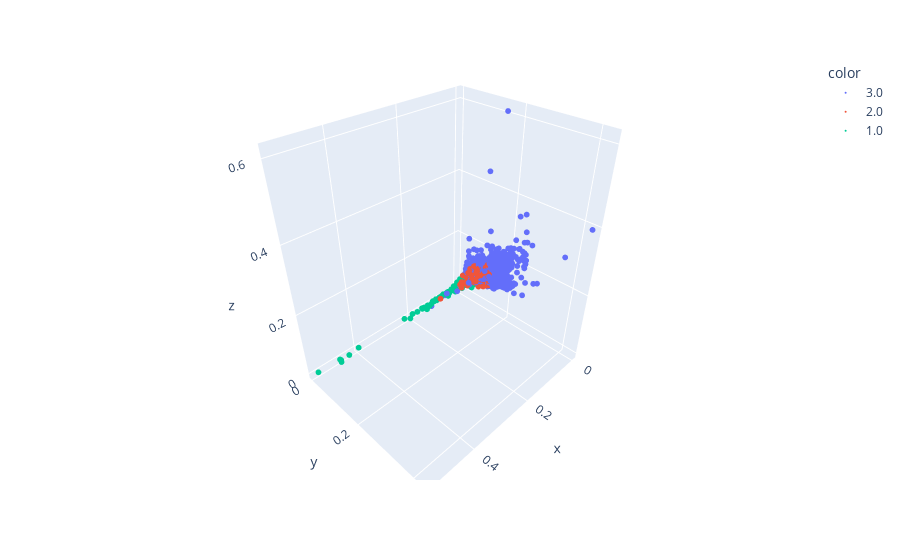

Notebook code for this chart:
### Code cell
fig_44 = px.scatter_3d(x=thyroid[:,16], y=thyroid[:,18], z=thyroid[:,20], color=thyroid[:,21].astype(str))
fig_44.update_traces(marker=dict(size=2))
fig_44.show()

### Figure 1 — Plotly figure (JSON) as saved in the notebook; plotly's stock layout.template omitted (floating-point values rounded to 4 significant figures; data arrays with more than 128 entries replaced by an {"elided": "..."} marker saying what was removed)
{"data": [{"hovertemplate": "color=3.0<br>x=%{x}<br>y=%{y}<br>z=%{z}<extra></extra>", "legendgroup": "3.0", "marker": {"color": "#636efa", "size": 2, "symbol": "circle"}, "mode": "markers", "name": "3.0", "scene": "scene", "showlegend": true, "type": "scatter3d", "x": {"elided": "3488 float values"}, "y": {"elided": "3488 float values"}, "z": {"elided": "3488 float values"}}, {"hovertemplate": "color=2.0<br>x=%{x}<br>y=%{y}<br>z=%{z}<extra></extra>", "legendgroup": "2.0", "marker": {"color": "#EF553B", "size": 2, "symbol": "circle"}, "mode": "markers", "name": "2.0", "scene": "scene", "showlegend": true, "type": "scatter3d", "x": {"elided": "191 float values"}, "y": {"elided": "191 float values"}, "z": {"elided": "191 float values"}}, {"hovertemplate": "color=1.0<br>x=%{x}<br>y=%{y}<br>z=%{z}<extra></extra>", "legendgroup": "1.0", "marker": {"color": "#00cc96", "size": 2, "symbol": "circle"}, "mode": "markers", "name": "1.0", "scene": "scene", "showlegend": true, "type": "scatter3d", "x": [0.061, 0.025, 0.047, 0.07, 0.031, 0.025, 0.024, 0.026, 0.042, 0.00809, 0.02, 0.098, 0.021, 0.029, 0.023, 0.065, 0.012, 0.1, 0.036, 0.01, 0.109, 0.126, 0.043, 0.082, 0.0097, 0.16, 0.031, 0.151, 0.098, 0.051, 0.045, 0.139, 0.183, 0.055, 0.0062, 0.151, 0.472, 0.23, 0.022, 0.024, 0.06, 0.047, 0.0068, 0.108, 0.188, 0.0305, 0.046, 0.017, 0.468, 0.103, 0.013, 0.055, 0.022, 0.236, 0.478, 0.042, 0.044, 0.026, 0.07, 0.055, 0.044, 0.183, 0.53, 0.018, 0.0067, 0.178, 0.165, 0.054, 0.035, 0.16, 0.025, 0.043, 0.44, 0.4, 0.103, 0.023, 0.01029, 0.086, 0.199, 0.099, 0.034, 0.058, 0.145, 0.028, 0.08, 0.042, 0.025, 0.117, 0.089, 0.038, 0.041, 0.06, 0.052], "y": [0.013, 0.05, 0.052, 0.0029, 0.013, 0.039, 0.003, 0.006, 0.0048, 0.059, 0.051, 0.029, 0.053, 0.047, 0.033, 0.028, 0.071, 0.01, 0.023, 0.084, 0.003, 0.039, 0.014, 0.0058, 0.037, 0.0095, 0.046, 0.032, 0.0058, 0.012, 0.039, 0.036, 0.014, 0.015, 0.051, 0.042, 0.034, 0.036, 0.004, 0.063, 0.014, 0.002, 0.044, 0.014, 0.063, 0.032, 0.048, 0.035, 0.021, 0.031, 0.075, 0.015, 0.071, 0.016, 0.045, 0.06, 0.059, 0.089, 0.063, 0.045, 0.066, 0.045, 0.01, 0.068, 0.03375, 0.063, 0.017, 0.05, 0.042, 0.011, 0.01, 0.03375, 0.024, 0.011, 0.065, 0.05, 0.068, 0.027, 0.01, 0.012, 0.052, 0.025, 0.019, 0.033, 0.041, 0.018, 0.031, 0.017, 0.01, 0.037, 0.048, 0.013, 0.028], "z": [0.011, 0.06, 0.058, 0.0028, 0.011, 0.064, 0.003, 0.0076, 0.0054, 0.061, 0.061, 0.026, 0.061, 0.048, 0.049, 0.028, 0.051, 0.01, 0.034, 0.06, 0.003, 0.037, 0.01347, 0.00558, 0.051, 0.00914, 0.046, 0.028, 0.007, 0.01, 0.033, 0.04, 0.011, 0.017, 0.058, 0.039, 0.029, 0.027, 0.004, 0.053, 0.013, 0.002, 0.051, 0.014, 0.053, 0.051, 0.049, 0.042, 0.019, 0.02983, 0.055, 0.014, 0.064, 0.017, 0.034, 0.064, 0.057, 0.059, 0.053, 0.043, 0.054, 0.046, 0.0085, 0.063, 0.03249, 0.059, 0.014, 0.046, 0.041, 0.00889, 0.00839, 0.03249, 0.018, 0.00909, 0.056, 0.058, 0.059, 0.032, 0.01, 0.01, 0.047, 0.02, 0.017, 0.047, 0.036, 0.016, 0.046, 0.015, 0.009, 0.05, 0.041, 0.013, 0.033]}], "layout": {"autosize": true, "legend": {"title": {"text": "color"}, "tracegroupgap": 0}, "margin": {"t": 60}, "scene": {"aspectmode": "auto", "aspectratio": {"x": 1.025, "y": 0.8275, "z": 1.179}, "domain": {"x": [0, 1], "y": [0, 1]}, "xaxis": {"title": {"text": "x"}, "type": "linear"}, "yaxis": {"title": {"text": "y"}, "type": "linear"}, "zaxis": {"title": {"text": "z"}, "type": "linear"}}}}
